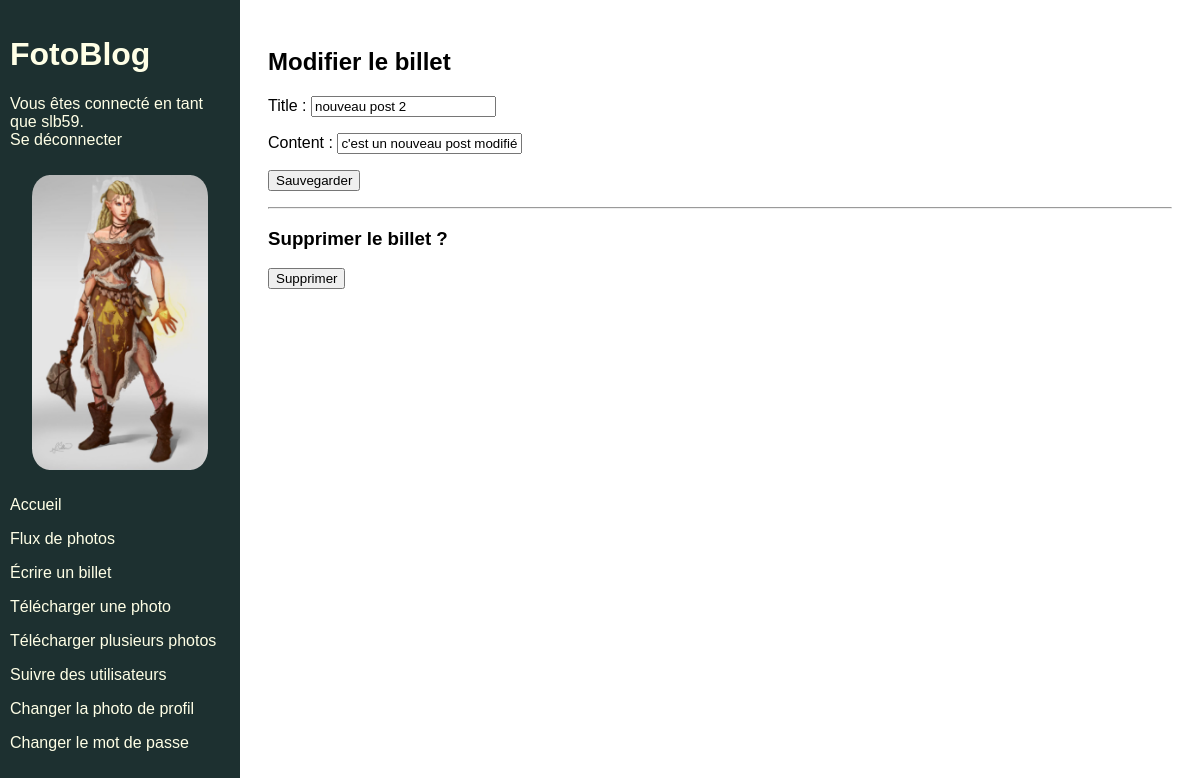
The page /blog/3/edit (signed in) on the database its author committed.
### authentication/models.py (models this page shows, shortened)
class User(AbstractUser):
    CREATOR = 'CREATOR'
    SUBSCRIBER = 'SUBSCRIBER'
    ROLE_CHOICES = (
        (CREATOR, 'Créateur'),
        (SUBSCRIBER, 'Abonné'),
    )
    profile_photo = models.ImageField(verbose_name='Photo de profil')
    role = models.CharField(max_length=30,
                            choices=ROLE_CHOICES,
                            verbose_name='Rôle')
    follows = models.ManyToManyField(
        'self',
        limit_choices_to={'role': CREATOR},
        symmetrical=False,
        verbose_name='suit',
    )

### blog/models.py (models this page shows, shortened)
class Blog(models.Model):
    photo = models.ForeignKey(Photo, null=True, on_delete=models.SET_NULL,
                              blank=True)
    title = models.CharField(max_length=128)
    content = models.CharField(max_length=5000)
    author = models.ForeignKey(settings.AUTH_USER_MODEL,
                               on_delete=models.CASCADE,
                               null=True)
    date_created = models.DateTimeField(auto_now_add=True)
    starred = models.BooleanField(default=False)
    word_count = models.IntegerField(null=True)
    contributors = models.ManyToManyField(settings.AUTH_USER_MODEL,
                                          through='BlogContributor',
                                          related_name='contributions')

### blog/views.py (the view, shortened to what this page needs)
# urls.py: path('blog/<int:blog_id>/edit', blog.views.edit_blog, name='edit_blog'),
@login_required
@permission_required('blog.change_blog')
def edit_blog(request, blog_id):
    blog = get_object_or_404(models.Blog, id=blog_id)
    edit_form = forms.BlogForm(instance=blog)
    delete_form = forms.DeleteBlogForm()
    context = {
        'edit_form': edit_form,
        'delete_form': delete_form,
    }
    return render(request, 'blog/edit_blog.html', context=context)

### blog/forms.py
class BlogForm(forms.ModelForm):
    edit_blog = forms.BooleanField(widget=forms.HiddenInput, initial=True)
    class Meta:
        model = models.Blog
        fields = ['title', 'content']

class DeleteBlogForm(forms.Form):
    delete_blog = forms.BooleanField(widget=forms.HiddenInput, initial=True)

### blog/templates/blog/edit_blog.html (shortened to what this page needs)
{% extends 'base.html' %}
{% block content %}
    <h2>Modifier le billet</h2>
    <form method="post">
        {{ edit_form.as_p }}
        <button type="submit" >Sauvegarder</button>
    </form>
    <hr>
    <h3>Supprimer le billet ?</h3>
    <form method="post">
        <button type="submit" >Supprimer</button>
    </form>
{% endblock content %}

### templates/base.html (shortened to what this page needs)
{% load static %}
<html>
    <head>
        <link href="{% static 'app.css' %}" rel="stylesheet">
    </head>
    <body>
        <div class="sidebar">
            <h1>FotoBlog</h1>
            {%  if user.is_authenticated %}
                <p>Vous êtes connecté en tant que {{ request.user }}. <a href="{% url 'logout' %}">Se déconnecter</a></p>
                {% if user.profile_photo %}
                    <img class="avatar" src={{ user.profile_photo.url }}>
                {% else %}
                    <img class="avatar" src="{% static 'images/default_profile.png'%}">
                {% endif %}
                <p><a href="{% url 'home' %}">Accueil</a></p>
                <p><a href="{% url 'photos_feed' %}">Flux de photos</a></p>
                {% if perms.blog.add_blog %}
                    <p><a href="{% url 'blog_create' %}">Écrire un billet</a></p>
                {% endif %}
                {% if perms.blog.add_photo %}
                    <p><a href="{% url 'photo_upload' %}">Télécharger une photo</a></p>
                    <p><a href="{% url 'create_multiple_photos' %}">Télécharger plusieurs photos</a></p>
                {% endif %}
                <p><a href="{% url 'follow_users' %}">Suivre des utilisateurs</a></p>
                <p><a href="{% url 'upload_profile_photo' %}">Changer la photo de profil</a></p>
                <p><a href="{% url 'password_change' %}">Changer le mot de passe</a></p>
            {% endif %}
        </div>
        <div class="main">
            {% block content %}{% endblock content %}
        </div>
    </body>
</html>

### static/app.css (style rules this page uses)
html { font-family: Arial; }
.sidebar { height: 100%; width: 220px; position: fixed; z-index: 1; top: 0; left: 0; background-color: #1d3030; color: #ffffe6; overflow-x: hidden; padding-top: 15px; padding-left: 10px; padding-right: 10px; }
.sidebar a { text-decoration: none; color: #ffffe6; display: block; }
.main { margin-left: 240px; padding: 20px; }
.avatar { width: 80%; border-radius: 10%; display: block; margin: auto; padding-top: 10px; padding-bottom: 10px; }

### rows shown on the page
User: user "slb59", profile_photo (picture)
Blog: title "nouveau post 2", content "c'est un nouveau post modifié"
